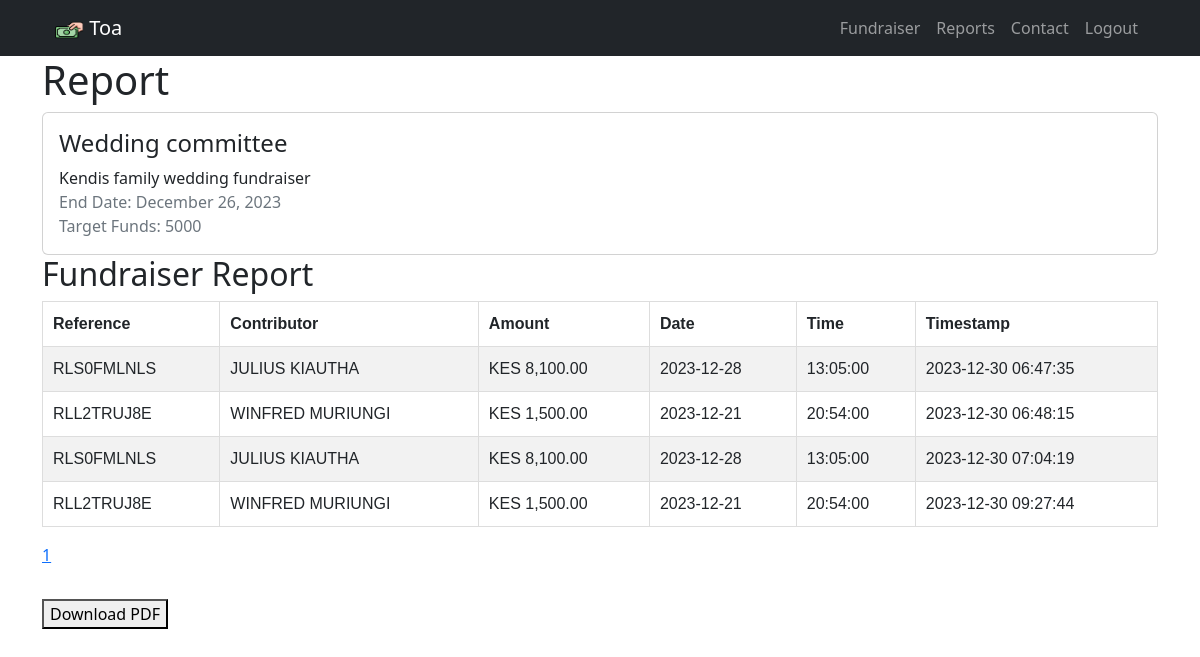
Screenshot of /report/1/page/1 (signed in) with the database file from the repository.
### models.py (models this page shows, shortened)
class Fundraiser(db.Model):
    id = db.Column(db.Integer, primary_key=True)
    user_id = db.Column(db.Integer, db.ForeignKey('user.id'), nullable=False)
    name = db.Column(db.String, nullable=False)
    description = db.Column(db.String)
    end_date = db.Column(db.DateTime, nullable=False)
    target_funds = db.Column(db.Integer, nullable=False)
    user = db.relationship('User', backref=db.backref('fundraisers', lazy=True))

class Contribution(db.Model):
    __tablename__ = 'contributions'
    contribution_id = db.Column(db.Integer, primary_key=True, autoincrement=True)
    fundraiser_id = db.Column(db.Integer, db.ForeignKey('fundraiser.id'), nullable=False)
    contribution_reference = db.Column(db.Text, nullable=False)
    contributor_name = db.Column(db.Text, nullable=False)
    phone_number = db.Column(db.Text, nullable=False)
    amount = db.Column(db.DECIMAL, nullable=False)
    contribution_date = db.Column(db.Date, nullable=False)
    contribution_time = db.Column(db.Time, nullable=False)
    timestamp = db.Column(db.DateTime(timezone=True), server_default=func.now())
    fundraiser = db.relationship('Fundraiser', backref='contributions')
    def to_dict(self):
        return {
            'contribution_reference': self.contribution_reference,
            'contributor_name': self.contributor_name,
            'phone_number': self.phone_number,
            'amount': self.amount,
            'contribution_time': self.contribution_time.strftime("%H:%M:%S"),  # Convert time to string
            'timestamp': self.timestamp.strftime("%Y-%m-%d %H:%M:%S"),  # Convert timestamp to string
            'contribution_date': self.contribution_date.strftime("%Y-%m-%d"),  # Convert date to string
        }

### app.py (the view)
@app.route("/report/<int:fundraiser_id>/page/<int:page_number>")
@login_required
def report(fundraiser_id, page_number):
    try:
        if fundraiser_id == 0:
            return redirect(
                url_for("fundraiser")
            )  # Call create_fundraiser() when fundraiser_id is 0
        fundraiser = Fundraiser.query.get_or_404(fundraiser_id)
        per_page = 10
        start = (page_number - 1) * per_page
        contributions = Contribution.query.filter_by(fundraiser_id=fundraiser_id)
        results = contributions.limit(per_page).offset(start).all()
        contributions_dicts = [contribution.to_dict() for contribution in results]
        total_contributions = contributions.count()
        total_pages = math.ceil(total_contributions / per_page)
        return render_template(
            "report.html",
            fundraiser=fundraiser,
            contributions=contributions_dicts,
            total_pages=total_pages,
            current_page=page_number,
        )
    except Exception as e:
        app.logger.error(f"Error generating report: {str(e)}")
        return error(
            "An error occurred while generating the report. Please try again later.",
            500,
        )

### app.py (called while the page is built)
@app.template_filter("currency_format")
def currency_format(value):
    formatted_value = f"KES {value:,.2f}"  # Format as KES with thousands separator and 2 decimal places
    return formatted_value

### models.py (called while the page is built)
def login_required(func):
    @wraps(func)
    def decorated_function(*args, **kwargs):
        if 'user_id' not in session:
            return redirect(url_for('login'))
        g.user = User.query.get(session['user_id'])  # Retrieve user information
        return func(*args, **kwargs)
    return decorated_function

### templates/report.html (shortened to what this page needs)
{% extends "layout.html" %}
{% block content %}
<div class="container">
    <h1>Report</h1>
  <div class="card">
    <div class="card-body">
      <h4 class="card-title">{{ fundraiser.name }}</h4>
      <p class="card-text">{{ fundraiser.description }}</p>
      <p class="text-muted">
        End Date: {{ fundraiser.end_date.strftime("%B %d, %Y") }}<br>
        Target Funds: {{ fundraiser.target_funds }}
      </p>
    </div>
  </div>
  <h2>Fundraiser Report</h2>
  <table id="contributions-table" class="table table-bordered table-striped">
  <thead>
    <tr>
      <th>Reference</th>
      <th>Contributor</th>
      <th>Amount</th>
      <th>Date</th>
      <th>Time</th>
      <th>Timestamp</th>
    </tr>
  </thead>
  <tbody>
    {% for contribution in contributions %}  <tr>
        <td>{{ contribution.contribution_reference }}</td>
        <td>{{ contribution.contributor_name }}</td>
        <td>{{ contribution.amount|currency_format }}</td>
        <td>{{ contribution.contribution_date }}</td>
        <td>{{ contribution.contribution_time }}</td>
        <td>{{ contribution.timestamp }}</td>
      </tr>
    {% endfor %}
  </tbody>
</table>
  <nav aria-label="Page navigation">
    <ul class="pagination">
      {% for page in range(1, total_pages + 1) %}
  {% if page == current_page %}
    <li class="active"><a href="#">{{ page }}</a></li>
  {% else %}
    <li><a href="{{ url_for('report', page=page) }}">{{ page }}</a></li>
  {% endif %}
{% endfor %}
    </ul>
  </nav>
  <button id="download-pdf">Download PDF</button>
  <pre id="contributions-data" style="display: none;">{{ contributions|tojson }}</pre>  </div>
{% endblock %}

### rows the page displays
Fundraiser: name "Wedding committee", description "Kendis family wedding fundraiser", end_date "December 26, 2023", target_funds "5000"
Contribution: contribution_reference "RLS0FMLNLS", contributor_name "JULIUS KIAUTHA", amount "KES 8,100.00", contribution_date "2023-12-28", contribution_time "13:05:00", timestamp "2023-12-30 06:47:35"
Contribution: contribution_reference "RLL2TRUJ8E", contributor_name "WINFRED MURIUNGI", amount "KES 1,500.00", contribution_date "2023-12-21", contribution_time "20:54:00", timestamp "2023-12-30 06:48:15"
Contribution: contribution_reference "RLS0FMLNLS", contributor_name "JULIUS KIAUTHA", amount "KES 8,100.00", contribution_date "2023-12-28", contribution_time "13:05:00", timestamp "2023-12-30 07:04:19"
Contribution: contribution_reference "RLL2TRUJ8E", contributor_name "WINFRED MURIUNGI", amount "KES 1,500.00", contribution_date "2023-12-21", contribution_time "20:54:00", timestamp "2023-12-30 09:27:44"

### other values shown
{{ page }} "1"
